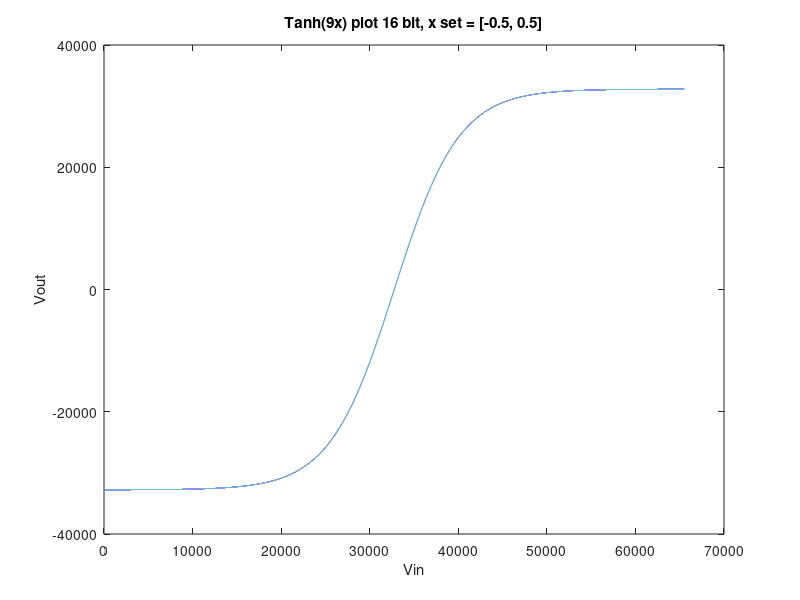

This figure's MATLAB source:
num_bits = 16;
num_samples = 2^num_bits;
shape = 9;
txt_filename = sprintf("9tanh_%dx%d.txt",num_bits,num_samples);
mif_filename = sprintf("9tanh_%dx%d.mif",num_bits,num_samples);

tanh_samples = zeros(num_samples, 1);

%used to index i properly
%for 16 bit, (span+1) traverses from -32,768 to 32,767
span = (-1) * num_samples / 2 -1; 

for i = 1:num_samples
    % the formula is y=tanh(ax) where [-0.5<=x<=0.5] and a is constant
    % 
    % 
    % (span+i)/num_samples makes a decimal number from -1/2 to 1/2
    tanh_samples(i) = tanh(shape*(span+i) / num_samples);
endfor

%   normalize the fractional numbers to their large whole numbers 
%   populate with the fullest depth possible from -32,768 to 32,767
%   python script will take all those decimal values to signed binary
max_val = max(tanh_samples);
scale_factor = num_samples / (2 * max_val) - 1;
scaled_samples = 0;
for i = 1:num_samples
  scaled_samples(i) = round(tanh_samples(i) * scale_factor);
endfor

 plot(scaled_samples);
 title('Tanh(9x) plot 16 bit, x set = [-0.5, 0.5]');
 xlabel('Vin');
 ylabel('Vout');

% Write all the large decimal values to txt file
% Run python script with right args to convert to signed bin
function write_to_txt(filename, data, num_bits)
    fid = fopen(filename, 'w');

    for i = 1:length(data)
        stringNum = sprintf('%d', data(i));
        if i < 2^num_bits            
            fprintf(fid, '%s\n', stringNum);
        elseif i == 2^num_bits
            fprintf(fid, '%s', stringNum);
        endif
    endfor
    fclose(fid);
endfunction 

write_to_txt(txt_filename, scaled_samples, num_bits);
